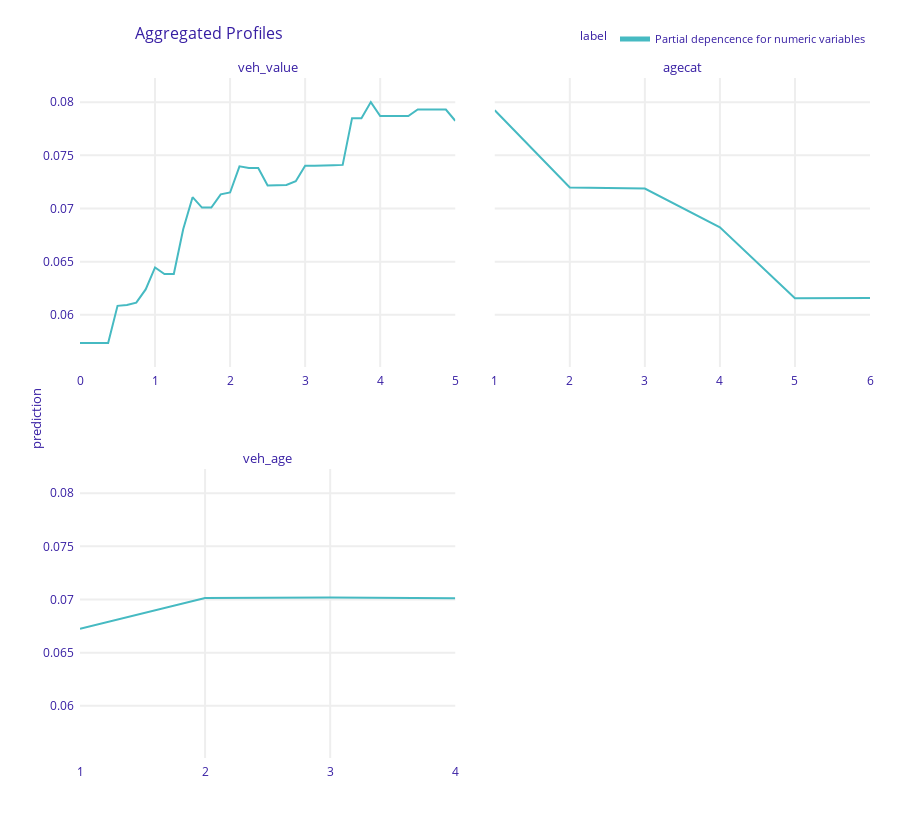
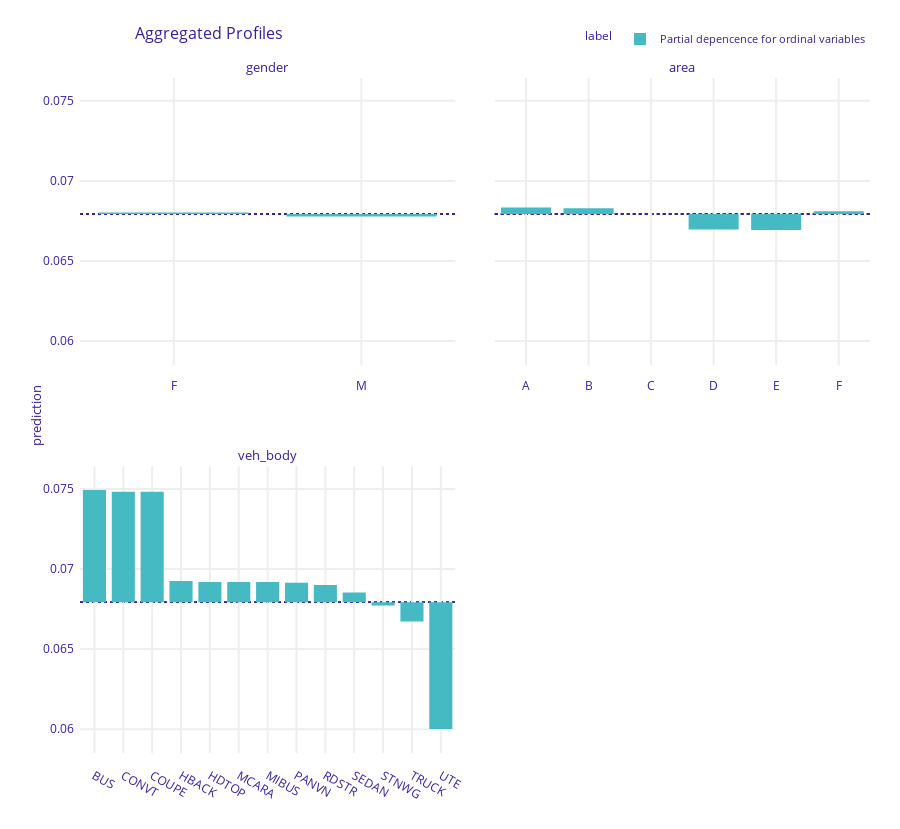

These figures' notebook cell, in order:
### Code cell
# Interpret model
import numpy as np
import dalex as dx
from sklearn.metrics import log_loss

# Variable importance regarding MSE improvement
lgb.plot_importance(fit, importance_type="gain", xlabel="Gain")

# Set up explainer object
def pred_fun(m, df):
    return m.predict(encoder.transform(df))


exp = dx.Explainer(fit, df_train, predict_function=pred_fun, verbose=False)

# Test performance
test_loss = log_loss(y_test, exp.predict(df_test))
test_loss0 = log_loss(y_test, np.repeat(y_train.mean(), len(y_test)))
rel_imp = (test_loss0 - test_loss) / test_loss0

print(f"Test log-loss: {test_loss: .3f}")
print(f"Relative improvement in log-loss: {rel_imp: .3%}")

# Partial dependence plots on training data
num_eval_at = {
    "veh_value": np.linspace(0, 5, 41),
    "agecat": sorted(car["agecat"].unique()),
    "veh_age": sorted(car["veh_age"].unique()),
}
pdp_num = exp.model_profile(
    variable_splits=num_eval_at,
    label="Partial depencence for numeric variables",
    verbose=False,
)
pdp_num.plot()

pdp_ord = exp.model_profile(
    variable_type="categorical",
    variable_splits=dict(zip(ord_features, ord_levels)),
    label="Partial depencence for ordinal variables",
    verbose=False,
)
pdp_ord.plot()

### Figure 1 — Plotly figure (JSON) as saved in the notebook; plotly's stock layout.template omitted (floating-point values rounded to 4 significant figures)
{"data": [{"customdata": [[0.06924, "Partial depencence for numeric variables", "veh_value"], [0.06924, "Partial depencence for numeric variables", "veh_value"], [0.06924, "Partial depencence for numeric variables", "veh_value"], [0.06924, "Partial depencence for numeric variables", "veh_value"], [0.06924, "Partial depencence for numeric variables", "veh_value"], [0.06924, "Partial depencence for numeric variables", "veh_value"], [0.06924, "Partial depencence for numeric variables", "veh_value"], [0.06924, "Partial depencence for numeric variables", "veh_value"], [0.06924, "Partial depencence for numeric variables", "veh_value"], [0.06924, "Partial depencence for numeric variables", "veh_value"], [0.06924, "Partial depencence for numeric variables", "veh_value"], [0.06924, "Partial depencence for numeric variables", "veh_value"], [0.06924, "Partial depencence for numeric variables", "veh_value"], [0.06924, "Partial depencence for numeric variables", "veh_value"], [0.06924, "Partial depencence for numeric variables", "veh_value"], [0.06924, "Partial depencence for numeric variables", "veh_value"], [0.06924, "Partial depencence for numeric variables", "veh_value"], [0.06924, "Partial depencence for numeric variables", "veh_value"], [0.06924, "Partial depencence for numeric variables", "veh_value"], [0.06924, "Partial depencence for numeric variables", "veh_value"], [0.06924, "Partial depencence for numeric variables", "veh_value"], [0.06924, "Partial depencence for numeric variables", "veh_value"], [0.06924, "Partial depencence for numeric variables", "veh_value"], [0.06924, "Partial depencence for numeric variables", "veh_value"], [0.06924, "Partial depencence for numeric variables", "veh_value"], [0.06924, "Partial depencence for numeric variables", "veh_value"], [0.06924, "Partial depencence for numeric variables", "veh_value"], [0.06924, "Partial depencence for numeric variables", "veh_value"], [0.06924, "Partial depencence for numeric variables", "veh_value"], [0.06924, "Partial depencence for numeric variables", "veh_value"], [0.06924, "Partial depencence for numeric variables", "veh_value"], [0.06924, "Partial depencence for numeric variables", "veh_value"], [0.06924, "Partial depencence for numeric variables", "veh_value"], [0.06924, "Partial depencence for numeric variables", "veh_value"], [0.06924, "Partial depencence for numeric variables", "veh_value"], [0.06924, "Partial depencence for numeric variables", "veh_value"], [0.06924, "Partial depencence for numeric variables", "veh_value"], [0.06924, "Partial depencence for numeric variables", "veh_value"], [0.06924, "Partial depencence for numeric variables", "veh_value"], [0.06924, "Partial depencence for numeric variables", "veh_value"], [0.06924, "Partial depencence for numeric variables", "veh_value"]], "hovertemplate": "<b>%{hovertext}</b><br><br>prediction=%{y:.3f}<br>mean_prediction=%{customdata[0]:.3f}<extra></extra>", "hovertext": ["Partial depencence for numeric variables", "Partial depencence for numeric variables", "Partial depencence for numeric variables", "Partial depencence for numeric variables", "Partial depencence for numeric variables", "Partial depencence for numeric variables", "Partial depencence for numeric variables", "Partial depencence for numeric variables", "Partial depencence for numeric variables", "Partial depencence for numeric variables", "Partial depencence for numeric variables", "Partial depencence for numeric variables", "Partial depencence for numeric variables", "Partial depencence for numeric variables", "Partial depencence for numeric variables", "Partial depencence for numeric variables", "Partial depencence for numeric variables", "Partial depencence for numeric variables", "Partial depencence for numeric variables", "Partial depencence for numeric variables", "Partial depencence for numeric variables", "Partial depencence for numeric variables", "Partial depencence for numeric variables", "Partial depencence for numeric variables", "Partial depencence for numeric variables", "Partial depencence for numeric variables", "Partial depencence for numeric variables", "Partial depencence for numeric variables", "Partial depencence for numeric variables", "Partial depencence for numeric variables", "Partial depencence for numeric variables", "Partial depencence for numeric variables", "Partial depencence for numeric variables", "Partial depencence for numeric variables", "Partial depencence for numeric variables", "Partial depencence for numeric variables", "Partial depencence for numeric variables", "Partial depencence for numeric variables", "Partial depencence for numeric variables", "Partial depencence for numeric variables", "Partial depencence for numeric variables"], "legendgroup": "Partial depencence for numeric variables", "line": {"color": "#46bac2", "dash": "solid", "width": 2}, "marker": {"symbol": "circle"}, "mode": "lines", "name": "Partial depencence for numeric variables", "opacity": 1, "orientation": "v", "showlegend": true, "type": "scatter", "x": [0, 0.125, 0.25, 0.375, 0.5, 0.625, 0.75, 0.875, 1, 1.125, 1.25, 1.375, 1.5, 1.625, 1.75, 1.875, 2, 2.125, 2.25, 2.375, 2.5, 2.625, 2.75, 2.875, 3, 3.125, 3.25, 3.375, 3.5, 3.625, 3.75, 3.875, 4, 4.125, 4.25, 4.375, 4.5, 4.625, 4.75, 4.875, 5], "xaxis": "x3", "y": [0.05735, 0.05735, 0.05735, 0.05735, 0.06084, 0.06092, 0.06114, 0.06239, 0.06445, 0.06384, 0.06384, 0.06805, 0.07106, 0.07008, 0.07008, 0.07133, 0.07151, 0.07397, 0.07381, 0.07381, 0.07216, 0.07222, 0.07222, 0.07256, 0.07403, 0.07403, 0.07403, 0.07408, 0.0741, 0.0785, 0.0785, 0.08001, 0.0787, 0.0787, 0.0787, 0.0787, 0.07931, 0.07931, 0.07931, 0.07931, 0.07825], "yaxis": "y3"}, {"customdata": [[0.06924, "Partial depencence for numeric variables", "agecat"], [0.06924, "Partial depencence for numeric variables", "agecat"], [0.06924, "Partial depencence for numeric variables", "agecat"], [0.06924, "Partial depencence for numeric variables", "agecat"], [0.06924, "Partial depencence for numeric variables", "agecat"], [0.06924, "Partial depencence for numeric variables", "agecat"]], "hovertemplate": "<b>%{hovertext}</b><br><br>prediction=%{y:.3f}<br>mean_prediction=%{customdata[0]:.3f}<extra></extra>", "hovertext": ["Partial depencence for numeric variables", "Partial depencence for numeric variables", "Partial depencence for numeric variables", "Partial depencence for numeric variables", "Partial depencence for numeric variables", "Partial depencence for numeric variables"], "legendgroup": "Partial depencence for numeric variables", "line": {"color": "#46bac2", "dash": "solid", "width": 2}, "marker": {"symbol": "circle"}, "mode": "lines", "name": "Partial depencence for numeric variables", "opacity": 1, "orientation": "v", "showlegend": false, "type": "scatter", "x": [1, 2, 3, 4, 5, 6], "xaxis": "x4", "y": [0.07925, 0.07198, 0.07187, 0.06823, 0.06155, 0.06158], "yaxis": "y4"}, {"customdata": [[0.06924, "Partial depencence for numeric variables", "veh_age"], [0.06924, "Partial depencence for numeric variables", "veh_age"], [0.06924, "Partial depencence for numeric variables", "veh_age"], [0.06924, "Partial depencence for numeric variables", "veh_age"]], "hovertemplate": "<b>%{hovertext}</b><br><br>prediction=%{y:.3f}<br>mean_prediction=%{customdata[0]:.3f}<extra></extra>", "hovertext": ["Partial depencence for numeric variables", "Partial depencence for numeric variables", "Partial depencence for numeric variables", "Partial depencence for numeric variables"], "legendgroup": "Partial depencence for numeric variables", "line": {"color": "#46bac2", "dash": "solid", "width": 2}, "marker": {"symbol": "circle"}, "mode": "lines", "name": "Partial depencence for numeric variables", "opacity": 1, "orientation": "v", "showlegend": false, "type": "scatter", "x": [1, 2, 3, 4], "xaxis": "x", "y": [0.06725, 0.07014, 0.07018, 0.07012], "yaxis": "y"}], "layout": {"annotations": [{"font": {"size": 13}, "showarrow": false, "text": "veh_age", "x": 0.2375, "xanchor": "center", "xref": "paper", "y": 0.425, "yanchor": "bottom", "yref": "paper"}, {"font": {"size": 13}, "showarrow": false, "text": "veh_value", "x": 0.2375, "xanchor": "center", "xref": "paper", "y": 1, "yanchor": "bottom", "yref": "paper"}, {"font": {"size": 13}, "showarrow": false, "text": "agecat", "x": 0.7625, "xanchor": "center", "xref": "paper", "y": 1, "yanchor": "bottom", "yref": "paper"}, {"font": {"size": 13}, "showarrow": false, "text": "prediction", "textangle": -90, "x": -0.07, "xref": "paper", "y": 0.5, "yref": "paper"}], "font": {"color": "#371ea3"}, "height": 829, "hovermode": "x unified", "legend": {"font": {"size": 11}, "itemsizing": "constant", "orientation": "h", "title": {"font": {"size": 12}, "text": "label"}, "tracegroupgap": 0, "x": 1, "xanchor": "right", "y": 1.036, "yanchor": "bottom"}, "margin": {"b": 71, "r": 30, "t": 78}, "title": {"font": {"size": 16}, "text": "Aggregated Profiles", "x": 0.15}, "xaxis": {"anchor": "y", "automargin": true, "domain": [0, 0.475], "fixedrange": true, "gridwidth": 2, "showticklabels": true, "tickcolor": "white", "ticklen": 3, "ticks": "outside", "title": {"text": ""}, "type": "linear", "zeroline": false}, "xaxis2": {"anchor": "y2", "automargin": true, "domain": [0.525, 1], "fixedrange": true, "gridwidth": 2, "showticklabels": true, "tickcolor": "white", "ticklen": 3, "ticks": "outside", "title": {"text": ""}, "type": "linear", "zeroline": false}, "xaxis3": {"anchor": "y3", "automargin": true, "domain": [0, 0.475], "fixedrange": true, "gridwidth": 2, "showticklabels": true, "tickcolor": "white", "ticklen": 3, "ticks": "outside", "title": {"text": ""}, "type": "linear", "zeroline": false}, "xaxis4": {"anchor": "y4", "automargin": true, "domain": [0.525, 1], "fixedrange": true, "gridwidth": 2, "showticklabels": true, "tickcolor": "white", "ticklen": 3, "ticks": "outside", "title": {"text": ""}, "type": "linear", "zeroline": false}, "yaxis": {"anchor": "x", "automargin": true, "domain": [0, 0.425], "fixedrange": true, "gridwidth": 2, "range": [0.05509, 0.08228], "tickcolor": "white", "ticklen": 3, "ticks": "outside", "title": {"text": ""}, "type": "linear", "zeroline": false}, "yaxis2": {"anchor": "x2", "automargin": true, "domain": [0, 0.425], "fixedrange": true, "gridwidth": 2, "matches": "y", "range": [0.05509, 0.08228], "showticklabels": false, "tickcolor": "white", "ticklen": 3, "ticks": "outside", "title": {"text": ""}, "type": "linear", "zeroline": false}, "yaxis3": {"anchor": "x3", "automargin": true, "domain": [0.575, 1], "fixedrange": true, "gridwidth": 2, "matches": "y", "range": [0.05509, 0.08228], "tickcolor": "white", "ticklen": 3, "ticks": "outside", "title": {"text": ""}, "type": "linear", "zeroline": false}, "yaxis4": {"anchor": "x4", "automargin": true, "domain": [0.575, 1], "fixedrange": true, "gridwidth": 2, "matches": "y", "range": [0.05509, 0.08228], "showticklabels": false, "tickcolor": "white", "ticklen": 3, "ticks": "outside", "title": {"text": ""}, "type": "linear", "zeroline": false}}}

### Figure 2 — Plotly figure (JSON) as saved in the notebook; plotly's stock layout.template omitted (floating-point values rounded to 4 significant figures)
{"data": [{"alignmentgroup": "True", "base": [0.06793, 0.06793], "customdata": [[0.06803, "Partial depencence for ordinal variables", "gender"], [0.06778, "Partial depencence for ordinal variables", "gender"]], "hovertemplate": "<b>%{hovertext}</b><br><br>mean_prediction=%{base:.3f}<br>prediction=%{customdata[0]:.3f}<extra></extra>", "hovertext": ["Partial depencence for ordinal variables", "Partial depencence for ordinal variables"], "legendgroup": "Partial depencence for ordinal variables", "marker": {"color": "#46bac2", "pattern": {"shape": ""}}, "name": "Partial depencence for ordinal variables", "offsetgroup": "Partial depencence for ordinal variables", "orientation": "v", "showlegend": true, "textposition": "auto", "type": "bar", "x": ["F", "M"], "xaxis": "x3", "y": [9.951e-05, -0.0001508], "yaxis": "y3"}, {"alignmentgroup": "True", "base": [0.06793, 0.06793, 0.06793, 0.06793, 0.06793, 0.06793], "customdata": [[0.06833, "Partial depencence for ordinal variables", "area"], [0.06829, "Partial depencence for ordinal variables", "area"], [0.06793, "Partial depencence for ordinal variables", "area"], [0.06697, "Partial depencence for ordinal variables", "area"], [0.06693, "Partial depencence for ordinal variables", "area"], [0.06811, "Partial depencence for ordinal variables", "area"]], "hovertemplate": "<b>%{hovertext}</b><br><br>mean_prediction=%{base:.3f}<br>prediction=%{customdata[0]:.3f}<extra></extra>", "hovertext": ["Partial depencence for ordinal variables", "Partial depencence for ordinal variables", "Partial depencence for ordinal variables", "Partial depencence for ordinal variables", "Partial depencence for ordinal variables", "Partial depencence for ordinal variables"], "legendgroup": "Partial depencence for ordinal variables", "marker": {"color": "#46bac2", "pattern": {"shape": ""}}, "name": "Partial depencence for ordinal variables", "offsetgroup": "Partial depencence for ordinal variables", "orientation": "v", "showlegend": false, "textposition": "auto", "type": "bar", "x": ["A", "B", "C", "D", "E", "F"], "xaxis": "x4", "y": [0.0004048, 0.0003594, 1.393e-06, -0.0009634, -0.0009992, 0.0001771], "yaxis": "y4"}, {"alignmentgroup": "True", "base": [0.06793, 0.06793, 0.06793, 0.06793, 0.06793, 0.06793, 0.06793, 0.06793, 0.06793, 0.06793, 0.06793, 0.06793, 0.06793], "customdata": [[0.07493, "Partial depencence for ordinal variables", "veh_body"], [0.07483, "Partial depencence for ordinal variables", "veh_body"], [0.07483, "Partial depencence for ordinal variables", "veh_body"], [0.06926, "Partial depencence for ordinal variables", "veh_body"], [0.06919, "Partial depencence for ordinal variables", "veh_body"], [0.06919, "Partial depencence for ordinal variables", "veh_body"], [0.06919, "Partial depencence for ordinal variables", "veh_body"], [0.06914, "Partial depencence for ordinal variables", "veh_body"], [0.06901, "Partial depencence for ordinal variables", "veh_body"], [0.06854, "Partial depencence for ordinal variables", "veh_body"], [0.06772, "Partial depencence for ordinal variables", "veh_body"], [0.06673, "Partial depencence for ordinal variables", "veh_body"], [0.06, "Partial depencence for ordinal variables", "veh_body"]], "hovertemplate": "<b>%{hovertext}</b><br><br>mean_prediction=%{base:.3f}<br>prediction=%{customdata[0]:.3f}<extra></extra>", "hovertext": ["Partial depencence for ordinal variables", "Partial depencence for ordinal variables", "Partial depencence for ordinal variables", "Partial depencence for ordinal variables", "Partial depencence for ordinal variables", "Partial depencence for ordinal variables", "Partial depencence for ordinal variables", "Partial depencence for ordinal variables", "Partial depencence for ordinal variables", "Partial depencence for ordinal variables", "Partial depencence for ordinal variables", "Partial depencence for ordinal variables", "Partial depencence for ordinal variables"], "legendgroup": "Partial depencence for ordinal variables", "marker": {"color": "#46bac2", "pattern": {"shape": ""}}, "name": "Partial depencence for ordinal variables", "offsetgroup": "Partial depencence for ordinal variables", "orientation": "v", "showlegend": false, "textposition": "auto", "type": "bar", "x": ["BUS", "CONVT", "COUPE", "HBACK", "HDTOP", "MCARA", "MIBUS", "PANVN", "RDSTR", "SEDAN", "STNWG", "TRUCK", "UTE"], "xaxis": "x", "y": [0.007006, 0.006906, 0.006906, 0.001331, 0.001266, 0.001266, 0.001266, 0.001215, 0.00108, 0.0006132, -0.0002111, -0.001202, -0.007927], "yaxis": "y"}], "layout": {"annotations": [{"font": {"size": 13}, "showarrow": false, "text": "veh_body", "x": 0.2375, "xanchor": "center", "xref": "paper", "y": 0.425, "yanchor": "bottom", "yref": "paper"}, {"font": {"size": 13}, "showarrow": false, "text": "gender", "x": 0.2375, "xanchor": "center", "xref": "paper", "y": 1, "yanchor": "bottom", "yref": "paper"}, {"font": {"size": 13}, "showarrow": false, "text": "area", "x": 0.7625, "xanchor": "center", "xref": "paper", "y": 1, "yanchor": "bottom", "yref": "paper"}, {"font": {"size": 13}, "showarrow": false, "text": "prediction", "textangle": -90, "x": -0.07, "xref": "paper", "y": 0.5, "yref": "paper"}], "barmode": "group", "font": {"color": "#371ea3"}, "height": 829, "hovermode": "x unified", "legend": {"font": {"size": 11}, "itemsizing": "constant", "orientation": "h", "title": {"font": {"size": 12}, "text": "label"}, "tracegroupgap": 0, "x": 1, "xanchor": "right", "y": 1.036, "yanchor": "bottom"}, "margin": {"b": 71, "r": 30, "t": 78}, "shapes": [{"layer": "below", "line": {"color": "#371ea3", "dash": "dot", "width": 1.5}, "type": "line", "x0": 0, "x1": 1, "xref": "x domain", "y0": 0.06793, "y1": 0.06793, "yref": "y"}, {"layer": "below", "line": {"color": "#371ea3", "dash": "dot", "width": 1.5}, "type": "line", "x0": 0, "x1": 1, "xref": "x3 domain", "y0": 0.06793, "y1": 0.06793, "yref": "y3"}, {"layer": "below", "line": {"color": "#371ea3", "dash": "dot", "width": 1.5}, "type": "line", "x0": 0, "x1": 1, "xref": "x4 domain", "y0": 0.06793, "y1": 0.06793, "yref": "y4"}, {"layer": "below", "line": {"color": "#371ea3", "dash": "dot", "width": 1.5}, "type": "line", "x0": 0, "x1": 1, "xref": "x domain", "y0": 0.06793, "y1": 0.06793, "yref": "y"}, {"layer": "below", "line": {"color": "#371ea3", "dash": "dot", "width": 1.5}, "type": "line", "x0": 0, "x1": 1, "xref": "x3 domain", "y0": 0.06793, "y1": 0.06793, "yref": "y3"}, {"layer": "below", "line": {"color": "#371ea3", "dash": "dot", "width": 1.5}, "type": "line", "x0": 0, "x1": 1, "xref": "x4 domain", "y0": 0.06793, "y1": 0.06793, "yref": "y4"}, {"layer": "below", "line": {"color": "#371ea3", "dash": "dot", "width": 1.5}, "type": "line", "x0": 0, "x1": 1, "xref": "x domain", "y0": 0.06793, "y1": 0.06793, "yref": "y"}, {"layer": "below", "line": {"color": "#371ea3", "dash": "dot", "width": 1.5}, "type": "line", "x0": 0, "x1": 1, "xref": "x3 domain", "y0": 0.06793, "y1": 0.06793, "yref": "y3"}, {"layer": "below", "line": {"color": "#371ea3", "dash": "dot", "width": 1.5}, "type": "line", "x0": 0, "x1": 1, "xref": "x4 domain", "y0": 0.06793, "y1": 0.06793, "yref": "y4"}], "title": {"font": {"size": 16}, "text": "Aggregated Profiles", "x": 0.15}, "xaxis": {"anchor": "y", "automargin": true, "domain": [0, 0.475], "fixedrange": true, "gridwidth": 2, "showticklabels": true, "tickcolor": "white", "ticklen": 10, "ticks": "outside", "title": {"text": ""}, "type": "category"}, "xaxis2": {"anchor": "y2", "automargin": true, "domain": [0.525, 1], "fixedrange": true, "gridwidth": 2, "showticklabels": true, "tickcolor": "white", "ticklen": 10, "ticks": "outside", "title": {"text": ""}, "type": "category"}, "xaxis3": {"anchor": "y3", "automargin": true, "domain": [0, 0.475], "fixedrange": true, "gridwidth": 2, "showticklabels": true, "tickcolor": "white", "ticklen": 10, "ticks": "outside", "title": {"text": ""}, "type": "category"}, "xaxis4": {"anchor": "y4", "automargin": true, "domain": [0.525, 1], "fixedrange": true, "gridwidth": 2, "showticklabels": true, "tickcolor": "white", "ticklen": 10, "ticks": "outside", "title": {"text": ""}, "type": "category"}, "yaxis": {"anchor": "x", "automargin": true, "domain": [0, 0.425], "fixedrange": true, "gridwidth": 2, "range": [0.05851, 0.07643], "tickcolor": "white", "ticklen": 3, "ticks": "outside", "title": {"text": ""}, "type": "linear", "zeroline": false}, "yaxis2": {"anchor": "x2", "automargin": true, "domain": [0, 0.425], "fixedrange": true, "gridwidth": 2, "matches": "y", "range": [0.05851, 0.07643], "showticklabels": false, "tickcolor": "white", "ticklen": 3, "ticks": "outside", "title": {"text": ""}, "type": "linear", "zeroline": false}, "yaxis3": {"anchor": "x3", "automargin": true, "domain": [0.575, 1], "fixedrange": true, "gridwidth": 2, "matches": "y", "range": [0.05851, 0.07643], "tickcolor": "white", "ticklen": 3, "ticks": "outside", "title": {"text": ""}, "type": "linear", "zeroline": false}, "yaxis4": {"anchor": "x4", "automargin": true, "domain": [0.575, 1], "fixedrange": true, "gridwidth": 2, "matches": "y", "range": [0.05851, 0.07643], "showticklabels": false, "tickcolor": "white", "ticklen": 3, "ticks": "outside", "title": {"text": ""}, "type": "linear", "zeroline": false}}}
